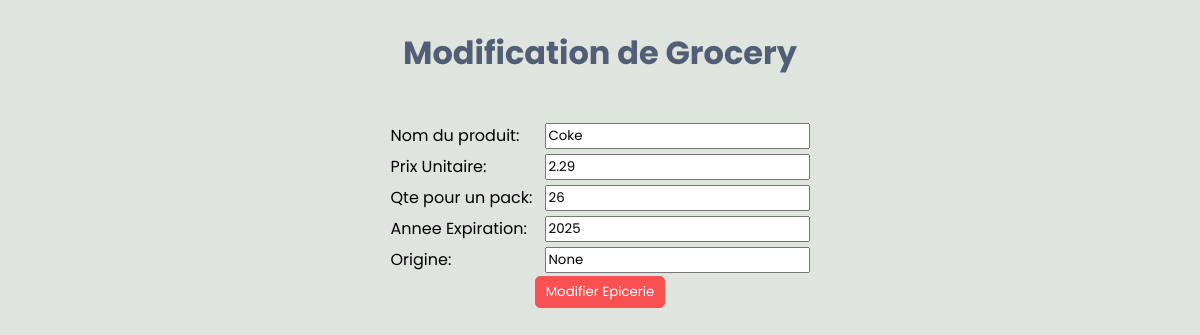
Before: /editGrocery/2 with the older database file.
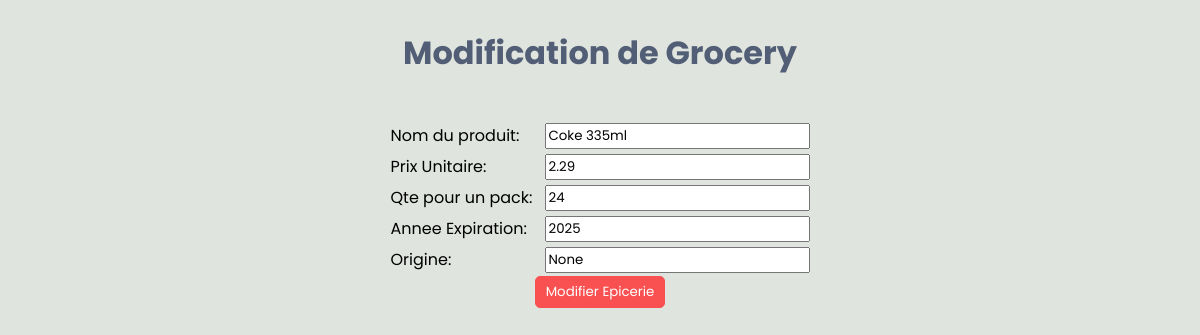
After: the same page with the newer database file.
### tables this page shows
CREATE TABLE Products(
                Id INTEGER PRIMARY KEY,
                ProdName TEXT NOT NULL,
                UnitPrice REAL CHECK(UnitPrice > 0),
                QtyPerPack INTEGER CHECK(QtyPerPack > 0), -- La quantite pour chaque groupe d'un produit (un carton ou un rack de produits)
                Expiration INTEGER NOT NULL, -- L'année d'expiration ou le bestbefore du produit
                ProductType TEXT NOT NULL CHECK(ProductType = 'Beverage' OR ProductType = 'Treat' OR ProductType = 'Grocery'),
                TreatType TEXT CHECK(TreatType = 'Bonbon' OR TreatType = 'Biscuit'), -- pour les produits de type treat
                Origine TEXT, -- pour les produits de type grocery (l'origine du produit)
                BeverageType TEXT CHECK(BeverageType = 'Jus' OR BeverageType = 'Soda' OR BeverageType = 'Alcool'), -- pour les produits de type Beverage 
                UserId INTEGER NOT NULL,
                FOREIGN KEY(UserId) REFERENCES Users(Id)  -- L'utilisateur qui ajoute le produit


);

### main.py (the view)
@app.route('/editGrocery/<int:id>')
def edit_grocery(id):
    grocery = groc_dao.get_by_id(id)
    return render_template('addGrocery.html', grocery=grocery)

### Business/Domain/Grocery.py (called while the page is built)
    def get_origine(self):
        return self.__origine

### Business/Domain/Product.py (called while the page is built)
    def get_id(self):
        return self.__id

    def get_product_name(self):
        return self.__product_name

    def get_unit_price(self):
        return self.__unit_price

    def get_qty_per_pack(self):
        return self.__qty_per_pack

    def get_expiration(self):
        return self.__expiration

### Data_Access/DAOs/GroceryDAO.py (called while the page is built)
    def get_by_id(self, id):
        self.cursor.execute('''
        SELECT Id, ProdName, UnitPrice, QtyPerPack, Expiration, Origine
        FROM Products
        WHERE Id = ?''', (id,))
        result = self.cursor.fetchone()
        grocery = Grocery(result[0], result[1], result[2], result[3], result[4], result[5])
        return grocery

### templates/addGrocery.html (shortened to what this page needs)
<!DOCTYPE html>
<html lang="en">
<head>
    <link rel="stylesheet" href="../static/styles.css">
</head>
<body>
    <div class="fm-container">
        <h1>{{ 'Modification de Grocery' if grocery is defined else 'Ajout de Grocery' }}</h1>
        <div class="fm">
            <form action="{{ '/updateGrocery' if grocery is defined else '/addGrocery' }}" method="post">
                <table>
                    <tr>
                        <td><label for="prodName">Nom du produit:</label></td>
                        <td><input type="text" name="prodName" id="prodName" required value="{{ grocery.get_product_name() if grocery is defined else '' }}"></td>
                    </tr>
                    <tr>
                        <td><label for="unitPrice">Prix Unitaire:</label></td>
                        <td><input type="number" step="0.01" name="unitPrice" id="unitPrice" required value="{{ grocery.get_unit_price() if grocery is defined else '' }}"></td>
                    </tr>
                    <tr>
                        <td><label for="qtyPerPack">Qte pour un pack:</label></td>
                        <td><input type="number" name="qtyPerPack" id="qtyPerPack" required value="{{grocery.get_qty_per_pack() if grocery is defined else '' }}"></td>
                    </tr>
                    <tr>
                        <td><label for="expYear">Annee Expiration:</label></td>
                        <td><input type="text" name="expYear" id="expYear" required min="4" max="4" value="{{grocery.get_expiration() if grocery is defined else '' }}"></td>
                    </tr>
                    <tr>
                        <td><label for="origine">Origine:</label></td>
                        <td><input type="text" name="origine" id="origine" required  value="{{ grocery.get_origine() if grocery is defined else '' }}"></td>
                    </tr>
                </table>
                <div class="sbt">
                    <div><button type="submit" class="bttn">{{'Modifier Epicerie' if grocery is defined else 'Ajouter Epicerie' }}</button>
                </div>
            </div>
            </form>
        </div>
    </div>
</body>
</html>

Changed rows visible on the page:
changed Products: prodName "Coke" → "Coke 335ml"
Other visible differences:
form field qtyPerPack: "26" → "24"
